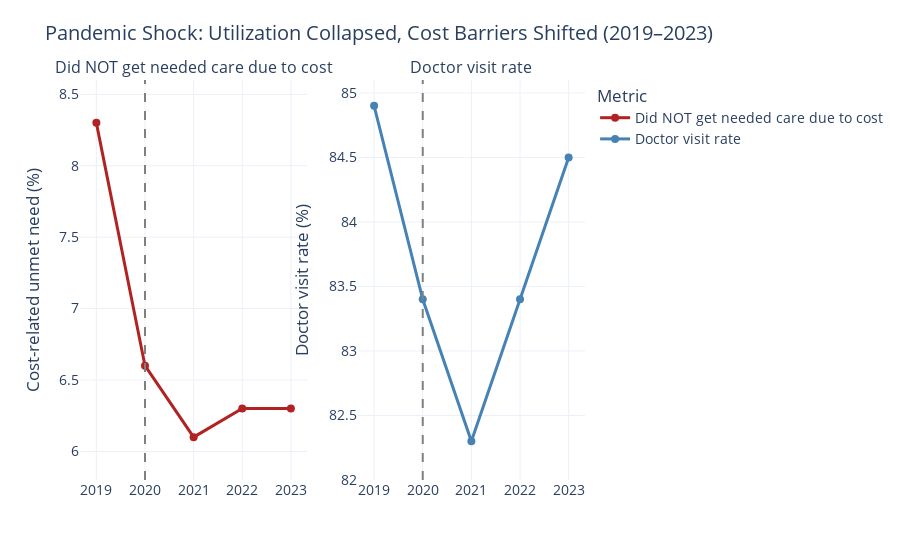

The notebook cell saved with this chart:
### Code cell
from plotly.subplots import make_subplots
import plotly.graph_objects as go

fig = make_subplots(
    rows=1, cols=2,
    subplot_titles=[label_map[topic_1], label_map[topic_2]],
    shared_yaxes=False
)

for i, topic in enumerate([topic_1, topic_2], start=1):
    sub = compare_df[compare_df["TOPIC"] == topic].sort_values("TIME_PERIOD")

    fig.add_trace(
        go.Scatter(
            x=sub["TIME_PERIOD"],
            y=sub["ESTIMATE"],
            mode="lines+markers",
            name=label_map[topic],
            line=dict(color=color_map[label_map[topic]], width=3),
            marker=dict(size=8)
        ),
        row=1, col=i
    )

    # COVID marker
    fig.add_vline(x=2020, line_dash="dash", line_color="gray", row=1, col=i)

# Axis titles (separate for each subplot)
fig.update_yaxes(title_text="Cost-related unmet need (%)", row=1, col=1)
fig.update_yaxes(title_text="Doctor visit rate (%)", row=1, col=2)

# Fix axis ranges (optional but recommended)
fig.update_yaxes(range=[5.8, 8.6], row=1, col=1)
fig.update_yaxes(range=[82.0, 85.1], row=1, col=2)

fig.update_layout(
    title="Pandemic Shock: Utilization Collapsed, Cost Barriers Shifted (2019–2023)",
    template="plotly_white",
    hovermode="x unified",
    legend_title="Metric",
    font=dict(size=14),
    margin=dict(t=80)
)

fig.show()

### Figure 1 — Plotly figure (JSON) as saved in the notebook; plotly's stock layout.template omitted (floating-point values rounded to 4 significant figures)
{"data": [{"line": {"color": "firebrick", "width": 3}, "marker": {"size": 8}, "mode": "lines+markers", "name": "Did NOT get needed care due to cost", "type": "scatter", "x": [2019, 2020, 2021, 2022, 2023], "xaxis": "x", "y": [8.3, 6.6, 6.1, 6.3, 6.3], "yaxis": "y"}, {"line": {"color": "steelblue", "width": 3}, "marker": {"size": 8}, "mode": "lines+markers", "name": "Doctor visit rate", "type": "scatter", "x": [2019, 2020, 2021, 2022, 2023], "xaxis": "x2", "y": [84.9, 83.4, 82.3, 83.4, 84.5], "yaxis": "y2"}], "layout": {"annotations": [{"font": {"size": 16}, "showarrow": false, "text": "Did NOT get needed care due to cost", "x": 0.225, "xanchor": "center", "xref": "paper", "y": 1, "yanchor": "bottom", "yref": "paper"}, {"font": {"size": 16}, "showarrow": false, "text": "Doctor visit rate", "x": 0.775, "xanchor": "center", "xref": "paper", "y": 1, "yanchor": "bottom", "yref": "paper"}], "font": {"size": 14}, "hovermode": "x unified", "legend": {"title": {"text": "Metric"}}, "margin": {"t": 80}, "shapes": [{"line": {"color": "gray", "dash": "dash"}, "type": "line", "x0": 2020, "x1": 2020, "xref": "x", "y0": 0, "y1": 1, "yref": "y domain"}, {"line": {"color": "gray", "dash": "dash"}, "type": "line", "x0": 2020, "x1": 2020, "xref": "x2", "y0": 0, "y1": 1, "yref": "y2 domain"}], "title": {"text": "Pandemic Shock: Utilization Collapsed, Cost Barriers Shifted (2019–2023)"}, "xaxis": {"anchor": "y", "domain": [0, 0.45]}, "xaxis2": {"anchor": "y2", "domain": [0.55, 1]}, "yaxis": {"anchor": "x", "domain": [0, 1], "range": [5.8, 8.6], "title": {"text": "Cost-related unmet need (%)"}}, "yaxis2": {"anchor": "x2", "domain": [0, 1], "range": [82, 85.1], "title": {"text": "Doctor visit rate (%)"}}}}
